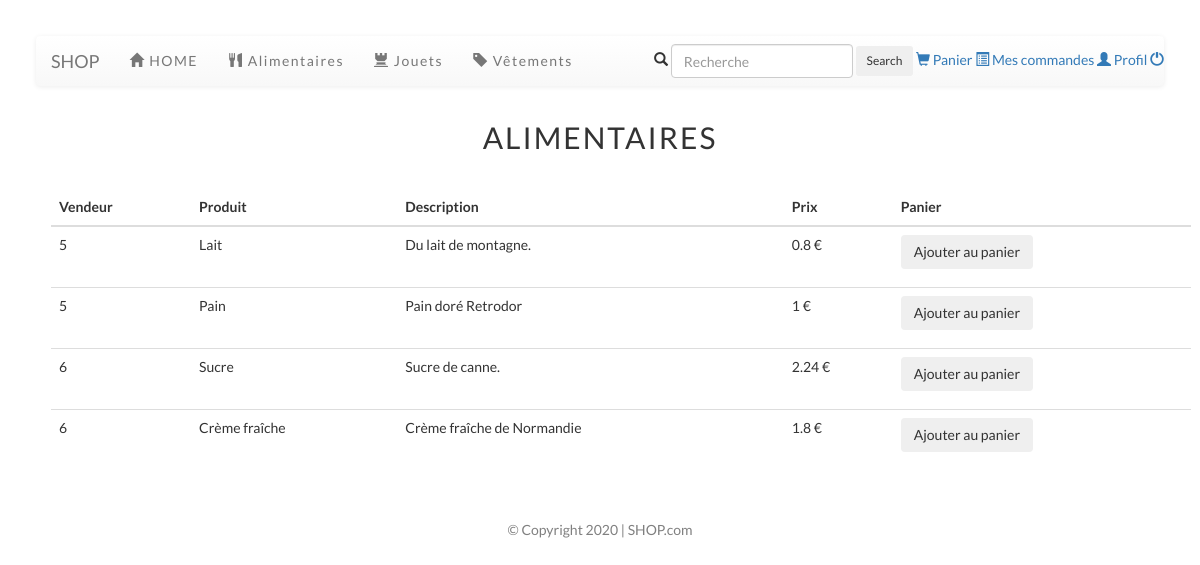
The page /food_a.php on the database its author committed.
### tables this page shows
CREATE TABLE `produits` (
  `pid` int(11) NOT NULL,
  `nom` varchar(50) NOT NULL,
  `description` text NOT NULL,
  `qte` int(11) UNSIGNED NOT NULL,
  `prix` float UNSIGNED NOT NULL,
  `uid` int(11) NOT NULL,
  `ctid` int(11) NOT NULL
);

### food_a.php (the view, shortened to what this page needs)
<?php
	require ('db_config.php');
    $res = $db -> prepare ('SELECT * FROM produits WHERE ctid = 1');
    $res->execute();
    require ('include/header_ach.php');
?>
<p class = "titre"> Alimentaires </p>
<div class ="container">
    <div class="row">
        <div class="col-lg-12 col-md-12 col-sm-12 col-xs-12">
            <table class = "table">
                <thead>
                    <tr>
                        <th>Vendeur</th>
                        <th>Produit</th>
                        <th>Description</th>
                        <th>Prix</th>
                        <th>Panier</th>
                    </tr>
                </thead>
                <tbody>
<?php
                    foreach ($res as $value){
                        $uid = $value ['uid'];
                        $nom = $value ['nom'];
                        $description = $value ['description'];
                        $prix = $value ['prix'];
                        $pid = $value ['pid'];
                        $qte = $value ['qte'];
?>
                        <tr>
                            <td><?php echo $uid ;?></td>
                            <td><?php echo htmlspecialchars ($nom) ;?></td>
                            <td><?php echo htmlspecialchars ($description) ;?></td>
                            <td><?php echo $prix.' €'; ?></td>
<?php
                        if ($qte > 0){
?>
							<td>
								<form action="panier.php" method="post">
									<p><input type="submit" class="btn btn-secondary btn-md" name="<?php echo $pid; ?>" value="Ajouter au panier"/></p>
								</form>
							</td>
<?php
						}
?>
						</tr>
<?php
					}
?>
				</tbody>
            </table>
        </div>
    </div>
</div>
<?php
	require ('include/footer.php');
?>

### include/header_ach.php (style rules this page uses)
.titre { text-align : center; text-transform: uppercase; letter-spacing: 2px; font-size : 3rem; margin-top: 3rem; margin-bottom: 3rem; }
body { font-family: "Lato"; padding : 3%; }

### rows shown on the page
produits: uid "5", nom "Lait", description "Du lait de montagne.", prix "0.8"
produits: uid "5", nom "Pain", description "Pain doré Retrodor", prix "1"
produits: uid "6", nom "Sucre", description "Sucre de canne.", prix "2.24"
produits: uid "6", nom "Crème fraîche", description "Crème fraîche de Normandie", prix "1.8"
